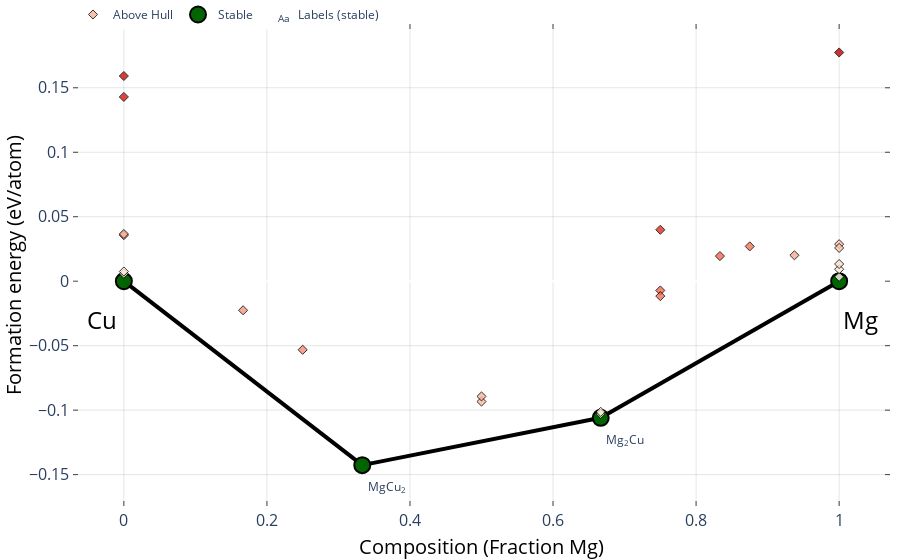

Notebook cell for this chart:
### Markdown cell above
Next, we'll walk through how to get DFT-calculated phase data with the `load_binary_data` script

### Code cell
cu_mg_dft_ch, _ = lbd.get_dft_convexhull('Cu-Mg', verbose=True) # This returns and caches a pymatgen PhaseDiagram object

# We can visualize this PhaseDiagram (convex hull of DFT T=0K compounds) using pymatgen's PDPlotter library
from pymatgen.analysis.phase_diagram import PDPlotter

cu_mg_pdp = PDPlotter(cu_mg_dft_ch)
fig = cu_mg_pdp.get_plot()
fig.update_layout(plot_bgcolor="white", paper_bgcolor="white") # Set a white figure background its visible in dark mode
fig.show()

### Figure 1 — Plotly figure (JSON) as saved in the notebook; plotly's stock layout.template omitted (floating-point values rounded to 4 significant figures)
{"data": [{"hoverinfo": "none", "line": {"color": "black", "width": 4}, "mode": "lines", "showlegend": false, "type": "scatter", "x": [0.3333, 0, null, 0.6667, 1, null, 0.3333, 0.6667, null], "y": [-0.1426, 0, null, -0.106, 0, null, -0.1426, -0.106, null]}, {"hoverinfo": "skip", "mode": "text", "name": "Labels (stable)", "opacity": 1, "showlegend": true, "text": ["MgCu<sub>2</sub>", "Mg<sub>2</sub>Cu"], "textposition": ["bottom right", "bottom right"], "type": "scatter", "visible": true, "x": [0.3413, 0.6747], "y": [-0.1556, -0.119]}, {"error_y": {"array": [0, 0, 0, 0], "color": "gray", "thickness": 2.5, "type": "data", "width": 5}, "hoverinfo": "text", "hoverlabel": {"font": {"size": 14}}, "hovertext": ["MgCu<sub>2</sub> (mp-1038-GGA) <br> -0.143 eV/atom (Stable)", "Cu (mp-30-GGA) <br> 0.0 eV/atom (Stable)", "Mg<sub>2</sub>Cu (mp-2481-GGA) <br> -0.106 eV/atom (Stable)", "Mg (mp-1056702-GGA) <br> 0.0 eV/atom (Stable)"], "marker": {"color": "darkgreen", "line": {"color": "black", "width": 2}, "size": 16}, "mode": "markers", "name": "Stable", "opacity": 0.99, "showlegend": true, "type": "scatter", "x": [0.3333, 0, 0.6667, 1], "y": [-0.1426, 0, -0.106, 0]}, {"hoverinfo": "text", "hoverlabel": {"font": {"size": 14}}, "hovertext": ["Cu (mp-1010136-GGA) <br> 0.036 eV/atom (+0.036 eV/atom)", "Cu (mp-1120774-GGA) <br> 0.159 eV/atom (+0.159 eV/atom)", "Cu (mp-989695-GGA) <br> 0.006 eV/atom (+0.006 eV/atom)", "Cu (mp-989782-GGA) <br> 0.007 eV/atom (+0.007 eV/atom)", "Cu (mp-998890-GGA) <br> 0.037 eV/atom (+0.037 eV/atom)", "Cu (mp-1059259-GGA) <br> 0.143 eV/atom (+0.143 eV/atom)", "Mg (mp-1056351-GGA) <br> 0.029 eV/atom (+0.029 eV/atom)", "Mg (mp-1094122-GGA) <br> 0.003 eV/atom (+0.003 eV/atom)", "Mg (mp-153-GGA) <br> 0.009 eV/atom (+0.009 eV/atom)", "Mg (mp-973364-GGA) <br> 0.013 eV/atom (+0.013 eV/atom)", "Mg (mp-110-GGA) <br> 0.026 eV/atom (+0.026 eV/atom)", "Mg (mp-1247180-GGA) <br> 0.177 eV/atom (+0.177 eV/atom)", "MgCu (mp-2672345-GGA) <br> -0.093 eV/atom (+0.031 eV/atom)", "MgCu (mp-972916-GGA) <br> -0.089 eV/atom (+0.035 eV/atom)", "MgCu<sub>3</sub> (mp-1185856-GGA) <br> -0.053 eV/atom (+0.054 eV/atom)", "MgCu<sub>5</sub> (mp-1185860-GGA) <br> -0.023 eV/atom (+0.049 eV/atom)", "Mg<sub>2</sub>Cu (mp-1052023-GGA) <br> -0.103 eV/atom (+0.003 eV/atom)", "Mg<sub>2</sub>Cu (mp-865014-GGA) <br> -0.101 eV/atom (+0.005 eV/atom)", "Mg<sub>3</sub>Cu (mp-1016224-GGA) <br> 0.04 eV/atom (+0.119 eV/atom)", "Mg<sub>3</sub>Cu (mp-978279-GGA) <br> -0.007 eV/atom (+0.072 eV/atom)", "Mg<sub>3</sub>Cu (mp-2479851-GGA) <br> -0.012 eV/atom (+0.068 eV/atom)", "Mg<sub>5</sub>Cu (mp-1185803-GGA) <br> 0.019 eV/atom (+0.072 eV/atom)", "Mg<sub>7</sub>Cu (mp-1016285-GGA) <br> 0.027 eV/atom (+0.067 eV/atom)", "Mg<sub>15</sub>Cu (mp-1023610-GGA) <br> 0.02 eV/atom (+0.04 eV/atom)"], "marker": {"color": [0.036, 0.159, 0.006, 0.007, 0.037, 0.143, 0.029, 0.003, 0.009, 0.013, 0.026, 0.177, 0.031, 0.035, 0.054, 0.049, 0.003, 0.005, 0.119, 0.072, 0.068, 0.072, 0.067, 0.04], "colorscale": [[0, "#fff5e3"], [0.5, "#f24324"], [1, "#c40000"]], "line": {"color": "black", "width": 1}, "opacity": 0.8, "size": 7, "symbol": "diamond"}, "mode": "markers", "name": "Above Hull", "showlegend": true, "type": "scatter", "x": [0, 0, 0, 0, 0, 0, 1, 1, 1, 1, 1, 1, 0.5, 0.5, 0.25, 0.1667, 0.6667, 0.6667, 0.75, 0.75, 0.75, 0.8333, 0.875, 0.9375], "y": [0.03571, 0.1591, 0.005766, 0.007492, 0.03664, 0.1429, 0.02872, 0.003384, 0.009279, 0.01333, 0.0258, 0.1774, -0.09334, -0.08933, -0.05318, -0.02256, -0.1029, -0.1013, 0.03988, -0.007182, -0.01155, 0.01948, 0.027, 0.02011]}], "layout": {"annotations": [{"align": "center", "font": {"color": "#000000", "size": 24}, "opacity": 1, "showarrow": false, "text": "Cu", "x": -0.03, "xref": "x", "y": -0.03, "yref": "y"}, {"align": "center", "font": {"color": "#000000", "size": 24}, "opacity": 1, "showarrow": false, "text": "Mg", "x": 1.03, "xref": "x", "y": -0.03, "yref": "y"}], "autosize": true, "coloraxis": {"colorbar": {"x": 1, "y": 0.05, "yanchor": "top"}}, "hovermode": "closest", "legend": {"orientation": "h", "tracegroupgap": 7, "traceorder": "reversed", "x": 0, "xanchor": "left", "y": 1.05}, "margin": {"b": 10, "l": 10, "pad": 0, "r": 10, "t": 0}, "paper_bgcolor": "white", "plot_bgcolor": "white", "showlegend": true, "xaxis": {"anchor": "y", "gridcolor": "rgba(0,0,0,0.1)", "mirror": "ticks", "nticks": 8, "showgrid": true, "showline": true, "side": "bottom", "tickfont": {"size": 16}, "ticks": "inside", "title": {"font": {"color": "#000000", "size": 20}, "text": "Composition (Fraction Mg)"}, "type": "linear", "zeroline": false}, "yaxis": {"anchor": "x", "gridcolor": "rgba(0,0,0,0.1)", "mirror": "ticks", "showgrid": true, "showline": true, "side": "left", "tickfont": {"size": 16}, "ticks": "inside", "title": {"font": {"color": "#000000", "size": 20}, "text": "Formation energy (eV/atom)"}, "type": "linear"}}}
